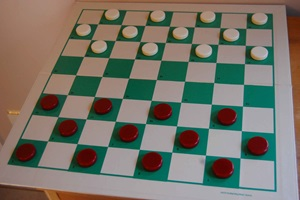
#> input picture notebooks/img/Dama.jpg, 300 x 200 px
$ jupyter execute hafta05.ipynb   (older library calls are emulated)
#> lines starting #> are read from the running program, lines starting #| are printed output that depends on the picture
### notebooks/my.py

import cv2
import matplotlib.pyplot as plt

def cv2_imshow(title, img):
    plt.title(title)
    plt.imshow(img, cmap='gray')

    plt.xticks([])
    plt.yticks([])
    plt.show()

### notebooks/hafta05.ipynb
[cell 1]
import numpy as np
import cv2
import skimage.morphology as morp
import matplotlib.pyplot as plt

#import skimage
from skimage import data, exposure, img_as_float32
from skimage.util import img_as_ubyte
from skimage.filters import rank
from skimage.exposure import match_histograms

from my import cv2_imshow

DAMA_JPG = 'img/Dama.jpg'
LOW_JPG = 'img/low.jpg'
NOISY_PNG = 'img/noisy.png'

## Non_local_mean_image3_denoisingNLM

[cell 2]
def noisy(noise_typ,image):
   if noise_typ == "gauss":
      row,col,ch= image.shape
      mean = 0
      var = 1
      sigma = var**0.5
      gauss = np.random.normal(mean,sigma,(row,col,ch))
      gauss = gauss.reshape(row,col,ch)
      noisy = image + gauss
      return noisy
   elif noise_typ == "s&p":
      row,col,ch = image.shape
      s_vs_p = 0.5
      amount = 0.2
      out = np.copy(image)
      # Salt mode
      num_salt = np.ceil(amount * image.size * s_vs_p)
      coords = [np.random.randint(0, i - 1, int(num_salt))
              for i in image.shape]
      out[coords] = 1
      # Pepper mode
      num_pepper = np.ceil(amount* image.size * (1. - s_vs_p))
      coords = [np.random.randint(0, i - 1, int(num_pepper))
              for i in image.shape]
      out[coords] = 0
      return out
   elif noise_typ == "poisson":
      vals = len(np.unique(image))
      vals = 2 ** np.ceil(np.log2(vals))
      noisy = np.random.poisson(image * vals) / float(vals)
      return noisy
   elif noise_typ =="speckle":
      row,col,ch = image.shape
      #gauss = np.random.randn(row,col,ch)
      gauss = np.random.normal(1, 1, (row, col, ch))
      gauss = gauss.reshape(row,col,ch)
      #noisy = image + image * gauss
      noisy =image * gauss
      return noisy

img = cv2.imread(DAMA_JPG, 1)
#> img is the input picture: shape (200, 300, 3); mean B, G, R 104.2, 115.5, 117.2
#img = img/255

dst1 = noisy("gauss",img)
#> in noisy, `noisy = image + gauss`:
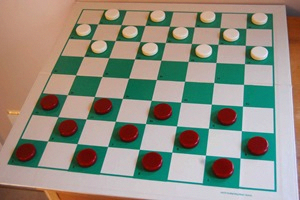
#> noisy: shape (200, 300, 3) float64; mean B, G, R 104.2, 115.6, 117.2; drawn with min black and max white
#dst2 = noisy("s&p",img)
dst3 = noisy("poisson",img)
dst4 = noisy("speckle",img)


b,g,r = cv2.split(dst1)           # get b,g,r
rgb_img1 = cv2.merge([r,g,b])     # switch it to rgb
#b,g,r = cv2.split(dst2)           # get b,g,r
#rgb_img2 = cv2.merge([r,g,b])
b,g,r = cv2.split(dst3)           # get b,g,r
rgb_img3 = cv2.merge([r,g,b])
b,g,r = cv2.split(dst4)           # get b,g,r
rgb_img4 = cv2.merge([r,g,b])

rgb_img1 = np.uint8(rgb_img1)
#rgb_img2 = np.uint8(rgb_img2)
rgb_img3 = np.uint8(rgb_img3)
rgb_img4 = np.uint8(rgb_img4)
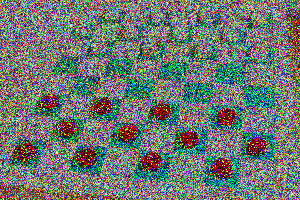
#> rgb_img4: shape (200, 300, 3); mean R, G, B 109.8, 118.3, 112

denois1 = cv2.fastNlMeansDenoisingColored(rgb_img1,None,20,20,5,11)
#denois2 = cv2.fastNlMeansDenoisingColored(rgb_img2,None,30,30,5,11)
denois3 = cv2.fastNlMeansDenoisingColored(rgb_img3,None,30,30,5,11)
denois4 = cv2.fastNlMeansDenoisingColored(rgb_img4,None,50,50,7,21)
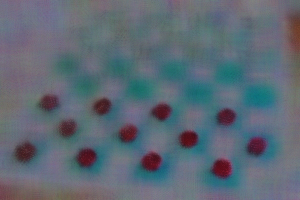
#> denois4: shape (200, 300, 3); mean R, G, B 93.4, 105.3, 116.6

b,g,r = cv2.split(img)           # get b,g,r
img1 = cv2.merge([r,g,b])     # switch it to rgb

plt.subplot(251),plt.imshow(img1),plt.title('Input Image')
plt.subplot(252),plt.imshow(rgb_img1),plt.title('Gaussian Noise')
#plt.subplot(253),plt.imshow(rgb_img2),plt.title('salt & pepper')
plt.subplot(254),plt.imshow(rgb_img3),plt.title('Poisson')
plt.subplot(255),plt.imshow(rgb_img4),plt.title('Speckle')

plt.subplot(257),plt.imshow(denois1),plt.title('Non-Local mean filter')
#plt.subplot(258),plt.imshow(denois2),plt.title('Non-Local mean filter')
plt.subplot(259),plt.imshow(denois3),plt.title('Non-Local mean filter')
plt.subplot(2,5,10),plt.imshow(denois4),plt.title('Non-Local mean filter')

plt.show()

## sharpening_filter_fonks

[cell 3]
# Read the image
image = cv2.imread(LOW_JPG, 0)
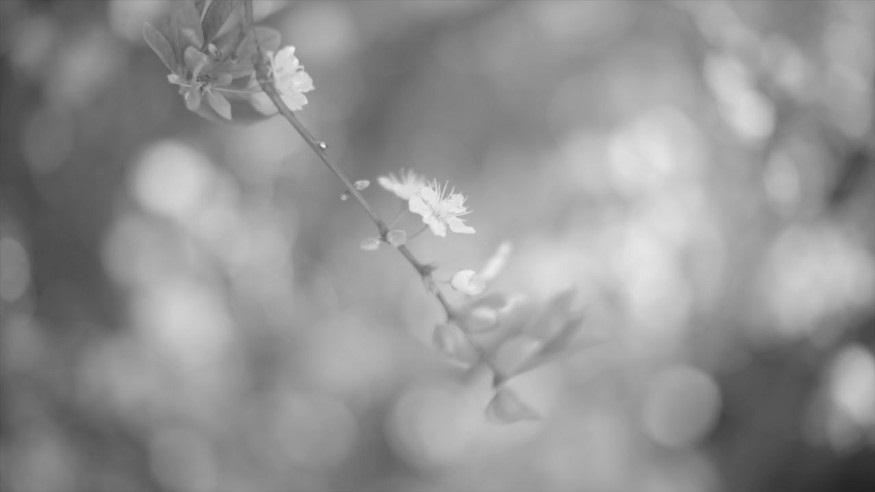
#> input picture notebooks/img/low.jpg, 875 x 492 px
#> image is the input picture: shape (492, 875); min 34, max 243, mean 146.6

# kernel = np.array([[0, -1, 0],
#                    [-1, 5,-1],
#                    [0, -1, 0]])

kernel = np.array([[-1, -1, -1],
                   [-1,9,-1],
                   [-1, -1, -1]])
dst = cv2.filter2D(src=image, ddepth=-1, kernel=kernel)


cv2_imshow('giris', image)

cv2_imshow('sharp1.tif', dst)

## gaussian_blur_filter2

[cell 4]
# Read the image
image = cv2.imread(LOW_JPG, 0)

noise_Gaussian = np.zeros((image.shape[0], image.shape[1]), dtype='uint8');

# Here a value of 64 is specified for a noise mean
# and 32 is specified for the standard deviation

cv2.randn(noise_Gaussian, 64, 32)
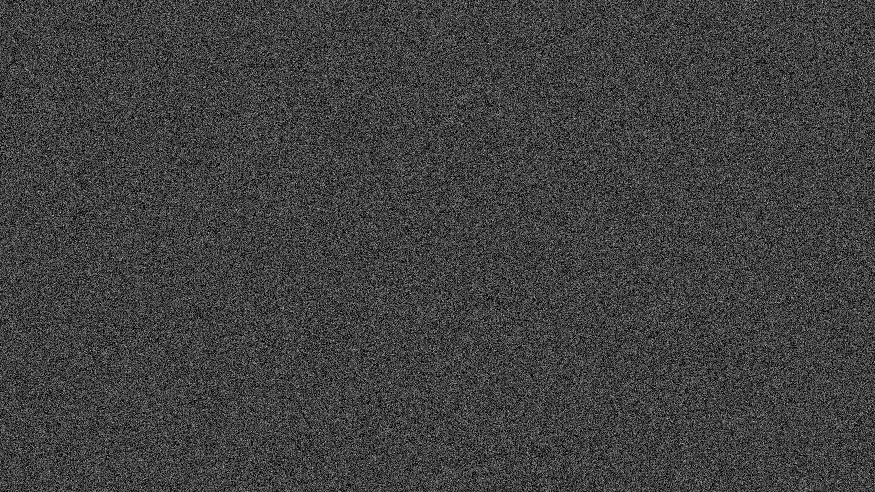
#> noise_Gaussian: shape (492, 875); min 0, max 213, mean 64.3

noisy_image = cv2.add(image, noise_Gaussian)


filtered_image = cv2.GaussianBlur(noisy_image, (21,21), 3)
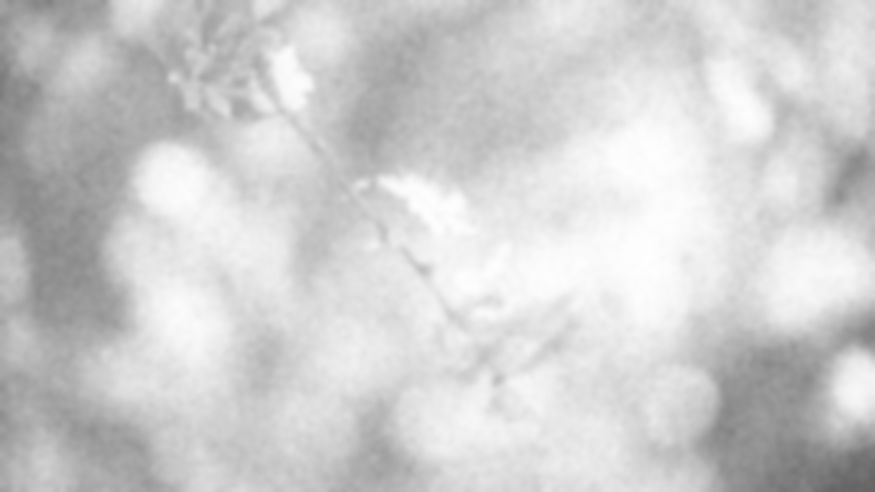
#> filtered_image: shape (492, 875); min 100, max 254, mean 206.6

cv2_imshow("Gaussian noise added - severe", noisy_image)
cv2_imshow("Gaussian noise severe - filtered", filtered_image)

## averaging_filter_fonks

[cell 5]
img = cv2.imread(NOISY_PNG,0)
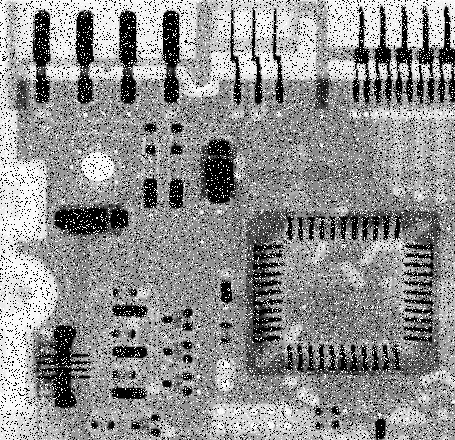
#> input picture notebooks/img/noisy.png, 455 x 440 px
#> img is the input picture: shape (440, 455); min 0, max 255, mean 144.1

m, n = img.shape
#> m = 440; n = 455

#  Averaging filter(3, 3)
mask = np.ones([11, 11], dtype = int)
mask = mask / 500

dst = cv2.filter2D(img,-1,mask)
#> dst: shape (440, 455)

cv2_imshow('giris', img)

cv2_imshow('blurred.tif', dst)

## averaging_filter

[cell 6]
img = cv2.imread(NOISY_PNG,0)

m, n = img.shape

#  Averaging filter(3, 3)
mask = np.ones([3, 3], dtype = int)
mask = mask / 9

mask2=(1/16)*np.array([[1, 2, 1],[2, 4, 2],[1, 2, 1]], dtype = int)

# Convolve the 3X3 mask over the image
img_new = np.zeros([m, n])

for i in range(1, m-1):
    for j in range(1, n-1):
        temp = img[i-1, j-1]*mask2[0, 0]+img[i-1, j]*mask2[0, 1]+img[i-1, j + 1]*mask2[0, 2]+img[i, j-1]*mask2[1, 0]+ img[i, j]*mask2[1, 1]+img[i, j + 1]*mask2[1, 2]+img[i + 1, j-1]*mask2[2, 0]+img[i + 1, j]*mask2[2, 1]+img[i + 1, j + 1]*mask2[2, 2]

        img_new[i, j]= temp
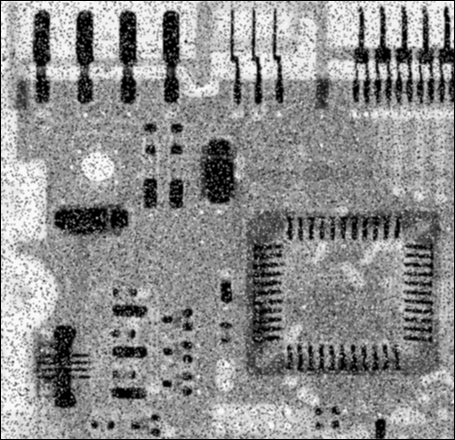
#> img_new: shape (440, 455) float64; min 0, max 253, mean 142.4

img_new = img_new.astype(np.uint8)

cv2_imshow('giris', img)

cv2_imshow('blurred.tif', img_new)

## Average_image1_blur1

[cell 7]
img = cv2.imread(DAMA_JPG, 0)
#> img: shape (200, 300); min 14, max 193, mean 114.8
# create a mask

kernel = np.ones((11,11),np.float32)/121
dst = cv2.filter2D(img, -1,kernel)
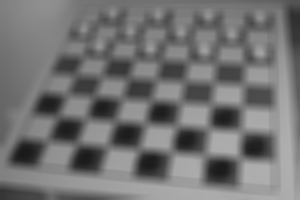
#> dst: shape (200, 300); min 25, max 175, mean 114.8

plt.subplot(121),plt.imshow(img),plt.title('Original')
plt.xticks([]), plt.yticks([])
plt.subplot(122),plt.imshow(dst),plt.title('Averaging')
plt.xticks([]), plt.yticks([])
plt.show()

## Average_image3_denoising0

[cell 8]
def noisy(noise_typ,image):
#> called with noise_typ = 'gauss'
   if noise_typ == "gauss":
      row,col,ch= image.shape
#> row = 200; col = 300; ch = 3
      mean = 2
      var = 5
      sigma = var**0.5
      gauss = np.random.normal(mean,sigma,(row,col,ch))
      gauss = gauss.reshape(row,col,ch)
      noisy = image + gauss
      return noisy
   elif noise_typ == "s&p":
      row,col,ch = image.shape
      s_vs_p = 0.7
      amount = 0.4
      out = np.copy(image)
      # Salt mode
      num_salt = np.ceil(amount * image.size * s_vs_p)
      coords = [np.random.randint(0, i - 1, int(num_salt))
              for i in image.shape]
      out[coords] = 1
      # Pepper mode
      num_pepper = np.ceil(amount* image.size * (1. - s_vs_p))
      coords = [np.random.randint(0, i - 1, int(num_pepper))
              for i in image.shape]
      out[coords] = 0
      return out
   elif noise_typ == "poisson":
      vals = len(np.unique(image))
      vals = 2 ** np.ceil(np.log2(vals))
      noisy = np.random.poisson(image * vals) / float(vals)
      return noisy
   elif noise_typ =="speckle":
      row,col,ch = image.shape
      gauss = np.random.randn(row,col,ch)
      gauss = gauss.reshape(row,col,ch)
      noisy = image + image * gauss
      return noisy

img=cv2.imread(DAMA_JPG,1)

#img = img/255

dst1 = noisy("gauss",img)
# dst2 = noisy("s&p",img)
dst3 = noisy("poisson",img)
dst4 = noisy("speckle",img)
#> call 3 of noisy, with noise_typ = 'speckle'
#> in noisy (call 3), `noisy = image + image * gauss`:
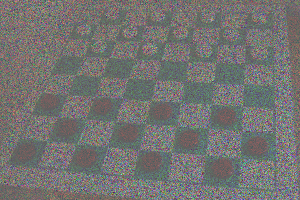
#> noisy: shape (200, 300, 3) float64; mean B, G, R 104.9, 115.1, 117; drawn with min black and max white


b,g,r = cv2.split(img)           # get b,g,r
img1 = cv2.merge([r,g,b])
b,g,r = cv2.split(dst1)           # get b,g,r
rgb_img1 = cv2.merge([r,g,b])     # switch it to rgb
# b,g,r = cv2.split(dst2)           # get b,g,r
# rgb_img2 = cv2.merge([r,g,b])
b,g,r = cv2.split(dst3)           # get b,g,r
rgb_img3 = cv2.merge([r,g,b])
b,g,r = cv2.split(dst4)           # get b,g,r
rgb_img4 = cv2.merge([r,g,b])

rgb_img1 = np.uint8(rgb_img1)
# rgb_img2 = np.uint8(rgb_img2)
rgb_img3 = np.uint8(rgb_img3)
rgb_img4 = np.uint8(rgb_img4)

# [5 lines of commented-out code are left out]


denois1 = cv2.GaussianBlur(rgb_img1,(5,5),0)
# denois2 = cv2.GaussianBlur(rgb_img2,(5,5),0)
denois3 = cv2.GaussianBlur(rgb_img3,(5,5),0)
denois4 = cv2.GaussianBlur(rgb_img4,(5,5),0)


plt.subplot(251),plt.imshow(img1),plt.title('Input Image')
plt.subplot(252),plt.imshow(rgb_img1),plt.title('Gaussian Noise')
# plt.subplot(253),plt.imshow(rgb_img2),plt.title('salt & pepper')
plt.subplot(254),plt.imshow(rgb_img3),plt.title('Poisson')
plt.subplot(255),plt.imshow(rgb_img4),plt.title('Speckle')

plt.subplot(257),plt.imshow(denois1),plt.title('Arithmetic mean filter')
# plt.subplot(258),plt.imshow(denois2),plt.title('Arithmetic mean filter')
plt.subplot(259),plt.imshow(denois3),plt.title('Arithmetic mean filter')
plt.subplot(2,5,10),plt.imshow(denois4),plt.title('Arithmetic mean filter')

plt.show()
